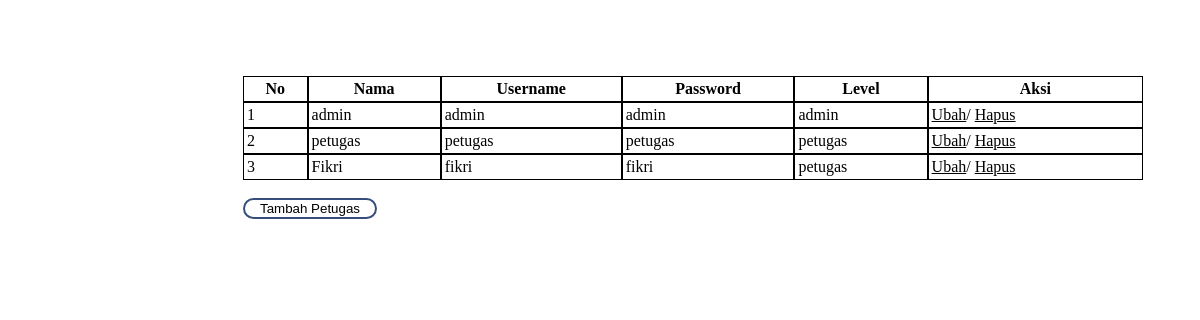
/admin/petugas.php, run on the app's committed database.
### tables this page shows
CREATE TABLE `petugas` (
  `id_petugas` int(11) NOT NULL,
  `username` varchar(15) DEFAULT NULL,
  `password` varchar(15) DEFAULT NULL,
  `nama_petugas` varchar(25) DEFAULT NULL,
  `level` enum('admin','petugas') DEFAULT NULL
);

### admin/petugas.php (the view, shortened to what this page needs)
<!DOCTYPE html>
<html lang="en">
<head>
    <link rel="stylesheet" href="https://cdnjs.cloudflare.com/ajax/libs/font-awesome/4.7.0/css/font-awesome.min.css">
    <link rel="stylesheet" href="style.css">
</head>
<body>
    <br>
    <table>
        <tr>
            <th>No</th>
            <th>Nama</th>
            <th>Username</th>
            <th>Password</th>
            <th>Level</th>
            <th>Aksi</th>
        </tr>
        <?php
            include "../koneksi.php";
            $qry = mysqli_query($conn, "SELECT * FROM petugas ");
            $nomor = 1;
            while($data = mysqli_fetch_array($qry)){
        ?>
        <tr>
            <td><?= $nomor++ ?></td>
            <td><?= $data['nama_petugas'] ?></td>
            <td><?= $data['username'] ?></td>
            <td><?= $data['password'] ?></td>
            <td><?= $data['level'] ?></td>
            <td>
                <a href="edit_petugas.php?id=<?=$data['id_petugas']?>">Ubah</a>/
                <a href="hapus_petugas.php?id=<?=$data['id_petugas']?>">Hapus</a>
            </td>
        </tr>
        <?php } ?>
    </table>
    <br>
    <div class="plus">
    <a href="tambah_petugas.php"><button class="button1" >Tambah Petugas</button></a>
    </div>
</body>
</html>

### admin/style.css (style rules this page uses)
body { cursor: url('../img/too386.cur'), auto !important; }
table tr td, th { border: 1px solid black; padding: 3px; }
table { border-spacing: 0; padding-top: 50px; margin-left: 235px; width: 900px; }
table tr td a { color: black; }
.plus { margin-left: 235px; }
.button1 { background-color: white; color: black; border: 2px solid #374e7c; border-radius: 100px ; padding-left: 15px; padding-right: 15px; }

### admin/petugas.php (style rules this page uses)
table { margin-left : 235px; }

### data on the page
petugas: nama_petugas "admin", username "admin", password "admin", level "admin"
petugas: nama_petugas "petugas", username "petugas", password "petugas", level "petugas"
petugas: nama_petugas "Fikri", username "fikri", password "fikri", level "petugas"
